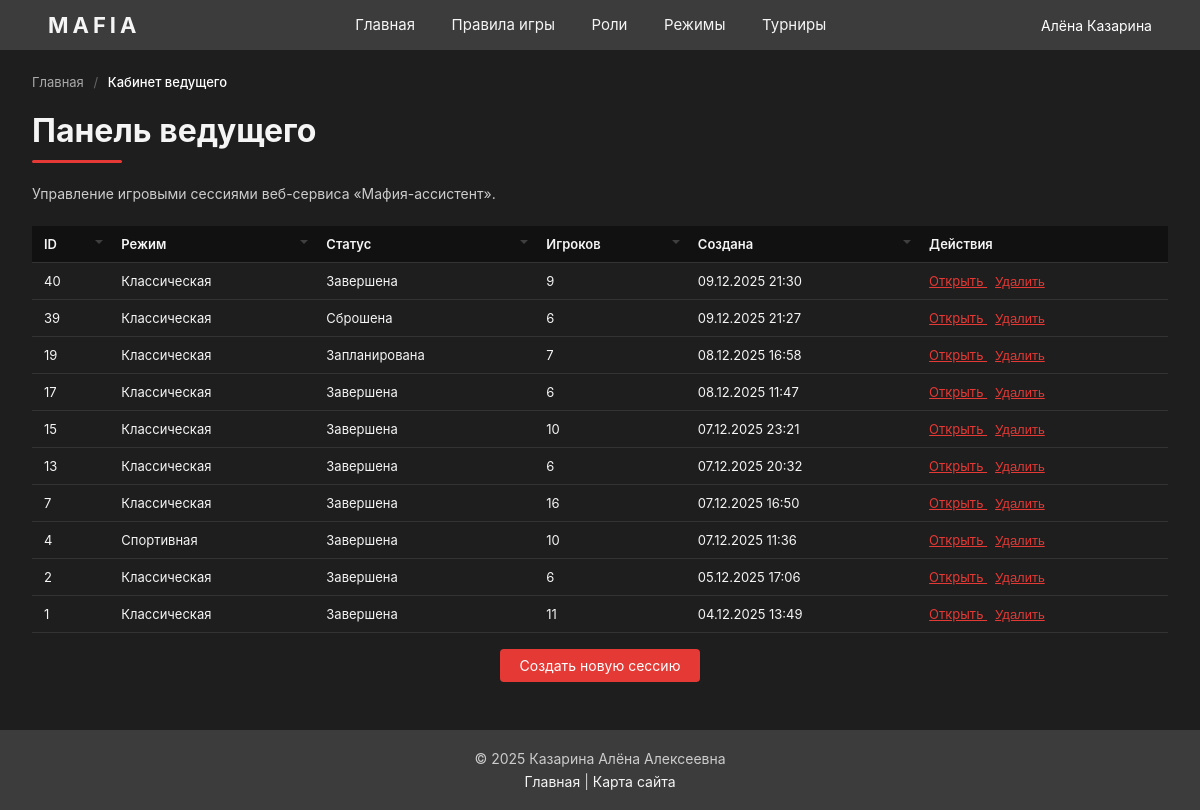
/host/sessions/ (signed in), run on the app's committed database.
### game/models.py (models this page shows, shortened)
class Session(models.Model):
    class Status(models.TextChoices):
        PLANNED = "planned", "Запланирована"
        ACTIVE = "active", "Идёт"
        FINISHED = "finished", "Завершена"
        CANCELLED = "cancelled", "Сброшена"
    mode = models.ForeignKey(
        Mode,
        verbose_name="Режим",
        on_delete=models.PROTECT,
        related_name="sessions",
    )
    host = models.ForeignKey(
        User,
        verbose_name="Ведущий",
        on_delete=models.PROTECT,
        related_name="hosted_sessions",
    )
    status = models.CharField(
        "Статус",
        max_length=20,
        choices=Status.choices,
        default=Status.PLANNED,
    )
    players_count = models.PositiveIntegerField("Количество игроков")
    created_at = models.DateTimeField("Создана", auto_now_add=True)
    finished_at = models.DateTimeField("Завершена", null=True, blank=True)
    current_round = models.PositiveIntegerField(
        "Текущий круг",
        default=1,
    )
    current_phase = models.ForeignKey(
        "Phase",
        verbose_name="Текущая фаза",
        on_delete=models.SET_NULL,
        null=True,
        blank=True,
        related_name="sessions_in_phase",
    )
    class Meta:
        verbose_name = "Игровая сессия"
        verbose_name_plural = "Игровые сессии"
        ordering = ["-created_at"]

class Mode(models.Model):
    name = models.CharField("Название режима", max_length=100)
    description = models.TextField("Описание", blank=True)
    min_players = models.PositiveIntegerField("Минимум игроков")
    max_players = models.PositiveIntegerField("Максимум игроков")
    class Meta:
        verbose_name = "Режим игры"
        verbose_name_plural = "Режимы игры"
        ordering = ["id"]

### game/views.py (the view)
# urls.py: path('host/sessions/', views.host_sessions, name='host_sessions'),
def host_sessions(request):
    forbidden = _ensure_host_or_admin(request)
    if forbidden:
        return forbidden
    sessions_qs = (
        Session.objects.select_related("mode", "host")
        .order_by("-created_at")
    )
    return render(request, "game/host_sessions.html", {"sessions": sessions_qs})

### game/views.py (called while the page is built)
def _ensure_host_or_admin(request):
    profile = getattr(request.user, "profile", None)
    if not (
        request.user.is_superuser
        or request.user.is_staff
        or (profile and profile.role == Profile.Role.HOST)
    ):
        return HttpResponseForbidden(
            "Доступ к кабинету ведущего есть только у ведущих."
        )
    return None

### game/templates/game/host_sessions.html (shortened to what this page needs)
{% extends 'game/base.html' %}
{% block breadcrumbs %}
<nav class="breadcrumbs">
    <a href="{% url 'game:index' %}" class="crumb">Главная</a>
    <span class="crumb-sep">/</span>
    <span class="crumb crumb-active">Кабинет ведущего</span>
</nav>
{% endblock %}
{% block content %}
<h1 class="page-title">Панель ведущего</h1>
<p class="page-subtitle">
    Управление игровыми сессиями веб-сервиса «Мафия-ассистент».
</p>
<section class="sessions-panel">
    <table class="sessions-table">
        <thead>
            <tr>
                <th data-sort-type="number">ID</th>
                <th data-sort-type="text">Режим</th>
                <th data-sort-type="text">Статус</th>
                <th data-sort-type="number">Игроков</th>
                <th data-sort-type="text">Создана</th>
                <th class="sessions-table-actions-col">Действия</th>
            </tr>
        </thead>
        <tbody>
            {% for s in sessions %}
                <tr>
                    <td>{{ s.id }}</td>
                    <td>{{ s.mode.name }}</td>
                    <td>{{ s.get_status_display }}</td>
                    <td>{{ s.players_count }}</td>
                    <td>{{ s.created_at|date:"d.m.Y H:i" }}</td>
                    <td class="sessions-table-actions-col">
                        <a href="{% url 'game:session_manage' s.id %}"
                           class="btn-secondary btn-small">
                            Открыть
                        </a>
                        <form method="post"
                              action="{% url 'game:session_delete' s.id %}"
                              style="display:inline-block; margin-left: 8px;"
                              onsubmit="return confirm('Удалить сессию #{{ s.id }} со всеми игроками и результатами?');">
                            <button type="submit" class="btn-secondary btn-small">
                                Удалить
                            </button>
                        </form>
                    </td>
                </tr>
            {% empty %}
                <tr>
                    <td colspan="6">Сессий пока нет.</td>
                </tr>
            {% endfor %}
        </tbody>
    </table>
</section>
<div class="host-actions host-actions-bottom">
    <a href="{% url 'game:session_create' %}" class="btn-primary">
        Создать новую сессию
    </a>
</div>
{% endblock %}

### game/templates/game/base.html (shortened to what this page needs)
{% load static %}
<!DOCTYPE html>
<html lang="ru">
<head>
    <link rel="stylesheet" href="{% static 'game/style.css' %}">
</head>
<body>
    <header class="topbar">
        <div class="topbar-left">
            <a href="{% url 'game:index' %}" class="logo">
                MAFIA
            </a>
        </div>
    <nav class="main-nav">
        <a href="{% url 'game:index' %}"
           class="{% if request.resolver_match.url_name == 'index' %}nav-link-active{% endif %}">
            Главная
        </a>
        <a href="{% url 'game:rules' %}"
           class="{% if request.resolver_match.url_name == 'rules' %}nav-link-active{% endif %}">
            Правила игры
        </a>
        <a href="{% url 'game:roles' %}"
           class="{% if request.resolver_match.url_name == 'roles' %}nav-link-active{% endif %}">
            Роли
        </a>
        <a href="{% url 'game:modes' %}"
           class="{% if request.resolver_match.url_name == 'modes' %}nav-link-active{% endif %}">
            Режимы
        </a>
        <a href="{% url 'game:sessions_list' %}"
           class="{% if request.resolver_match.url_name == 'sessions_list' %}nav-link-active{% endif %}">
            Турниры
        </a>
    </nav>
    <div class="user-block">
        {% if request.user.is_authenticated %}
            <div class="user-menu">
                <button type="button" class="user-name-btn">
                    {{ request.user.get_full_name|default:request.user.username }}
                </button>
            </div>
        {% else %}
            <a href="{% url 'login' %}" class="btn-secondary btn-small">Войти</a>
            <a href="{% url 'register' %}" class="btn-primary btn-small">Регистрация</a>
        {% endif %}
    </div>
</header>
<main class="page-content">
    {% block breadcrumbs %}{% endblock %}
    {% block content %}{% endblock %}
</main>
<footer class="footer">
  <div>© 2025 Казарина Алёна Алексеевна</div>
  <div class="footer-links">
      <a href="{% url 'game:index' %}">Главная</a> |
      <a href="{% url 'game:sitemap' %}">Карта сайта</a>
  </div>
</footer>
</body>
</html>

### game/static/game/style.css (style rules this page uses)
body { margin: 0; font-family: -apple-system, BlinkMacSystemFont, "Segoe UI", sans-serif; background: #1e1e1e; color: #f5f5f5; }
a { color: #f5f5f5; text-decoration: none; }
.topbar { display: flex; align-items: center; justify-content: space-between; padding: 12px 48px; background: #3c3c3c; position: sticky; top: 0; z-index: 100; }
.logo { font-weight: 700; letter-spacing: 4px; font-size: 22px; color: #f5f5f5; transition: color 0.15s ease, transform 0.1s ease; }
.main-nav a { display: inline-block; margin: 0 16px; font-size: 15px; position: relative; padding-bottom: 2px; transition: color 0.15s ease, transform 0.15s ease; }
.main-nav a::after { content: ""; position: absolute; left: 0; bottom: 0; width: 0; height: 2px; background: #e53935; transition: width 0.15s ease; }
.user-block { display: flex; align-items: center; gap: 8px; font-size: 14px; }
.breadcrumbs { font-size: 13px; color: #aaaaaa; margin-bottom: 16px; }
.breadcrumbs .crumb { color: #aaaaaa; }
.breadcrumbs .crumb-active { color: #ffffff; font-weight: 500; }
.breadcrumbs .crumb-sep { margin: 0 6px; color: #666666; }
.page-content { max-width: 1200px; margin: 0 auto; padding: 24px 32px; }
.page-title::after { content: ""; display: block; width: 90px; height: 3px; margin-top: 10px; background: #e53935; border-radius: 2px; }
.page-subtitle { margin: 0 0 20px; font-size: 14px; color: #cccccc; }
.btn-primary, .btn-secondary { border: none; cursor: pointer; padding: 8px 20px; margin-top: 16px; border-radius: 4px; font-size: 14px; transition: background-color 0.15s ease, transform 0.1s ease, box-shadow 0.15s ease; }
.btn-primary { background: #e53935; color: #fff; }
.btn-secondary { background: #e53935; color: #fff; }
.btn-small { padding: 5px 14px; font-size: 13px; }
.sessions-panel { display: flex; gap: 16px; align-items: flex-start; margin-top: 24px; }
.sessions-table { width: 100%; border-collapse: collapse; margin-top: 0; font-size: 13px; }
.sessions-table th, .sessions-table td { padding: 10px 12px; border-bottom: 1px solid #333; text-align: left; }
.sessions-table th { background: #111; font-weight: 600; }
.sessions-table th.sortable-header { position: relative; cursor: pointer; padding-right: 18px; }
.sessions-table th.sortable-header::after { content: ""; position: absolute; right: 6px; top: 50%; transform: translateY(-50%); border: 4px solid transparent; border-top-color: #cccccc; opacity: 0.25; transition: opacity 0.15s ease, border-top-color 0.15s ease, border-bottom-color 0.15s ease; }
.sessions-table .btn-secondary.btn-small { background: transparent; color: #e53935; text-decoration: underline; padding: 0; margin: 0; border-radius: 0; box-shadow: none; font-size: 13px; }
.host-actions { display: flex; justify-content: center; margin-bottom: 24px; }
.footer { background: #3c3c3c; color: #ccc; padding: 20px 64px; font-size: 14px; display: flex; flex-direction: column; align-items: center; text-align: center; }
.footer-links { margin-top: 6px; }
.topbar-left { display: flex; align-items: center; gap: 16px; }
.user-menu { position: relative; }
.user-name-btn { background: none; border: none; color: #fff; font: inherit; cursor: pointer; padding: 0; }

### data on the page
Session: id "40", mode.name "Классическая", status "Завершена", players_count "9", created_at "09.12.2025 21:30"
Session: id "39", mode.name "Классическая", status "Сброшена", players_count "6", created_at "09.12.2025 21:27"
Session: id "19", mode.name "Классическая", status "Запланирована", players_count "7", created_at "08.12.2025 16:58"
Session: id "17", mode.name "Классическая", status "Завершена", players_count "6", created_at "08.12.2025 11:47"
Session: id "15", mode.name "Классическая", status "Завершена", players_count "10", created_at "07.12.2025 23:21"
Session: id "13", mode.name "Классическая", status "Завершена", players_count "6", created_at "07.12.2025 20:32"
Session: id "7", mode.name "Классическая", status "Завершена", players_count "16", created_at "07.12.2025 16:50"
Session: id "4", mode.name "Спортивная", status "Завершена", players_count "10", created_at "07.12.2025 11:36"
Session: id "2", mode.name "Классическая", status "Завершена", players_count "6", created_at "05.12.2025 17:06"
Session: id "1", mode.name "Классическая", status "Завершена", players_count "11", created_at "04.12.2025 13:49"

### other printed values
{{ request.user.get_full_name|default:request.user.username }} "Алёна Казарина"
